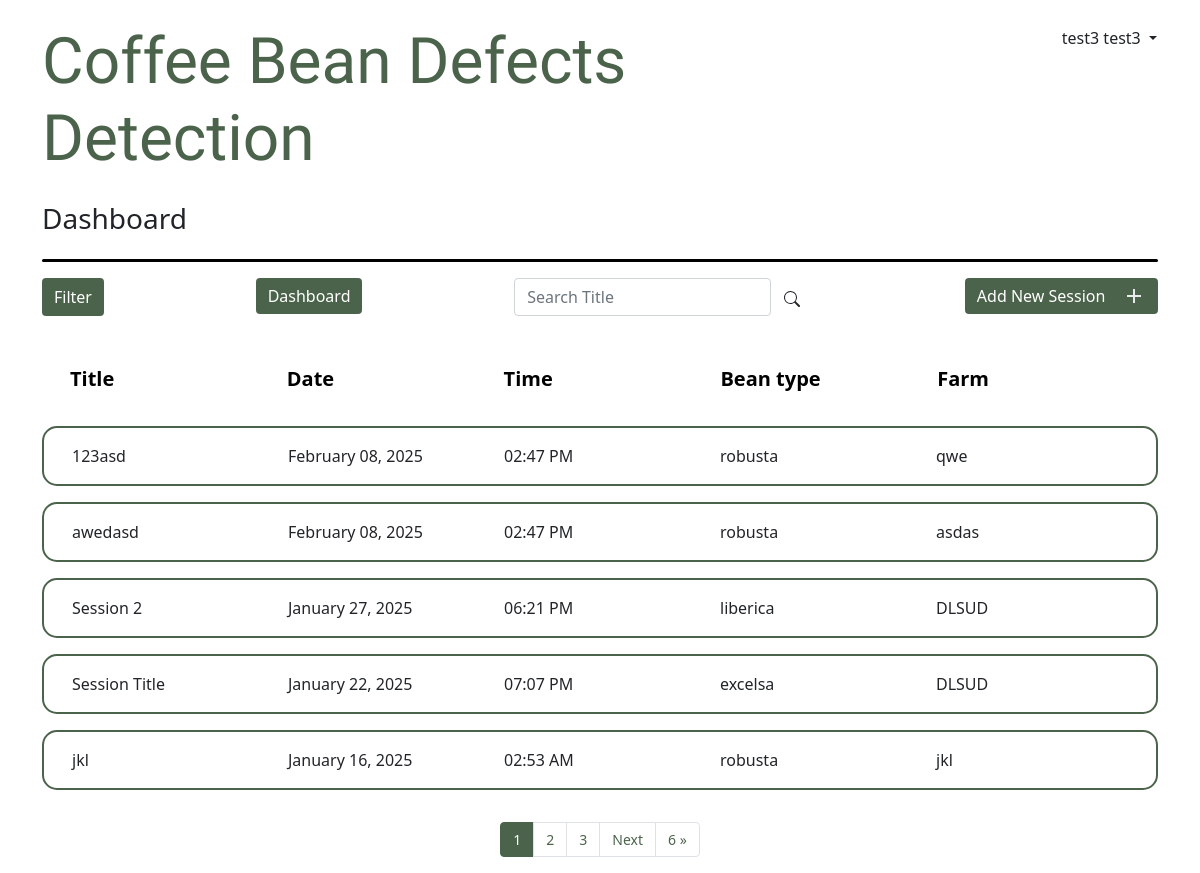
Before: /dashboard/ (signed in) with the older database file.
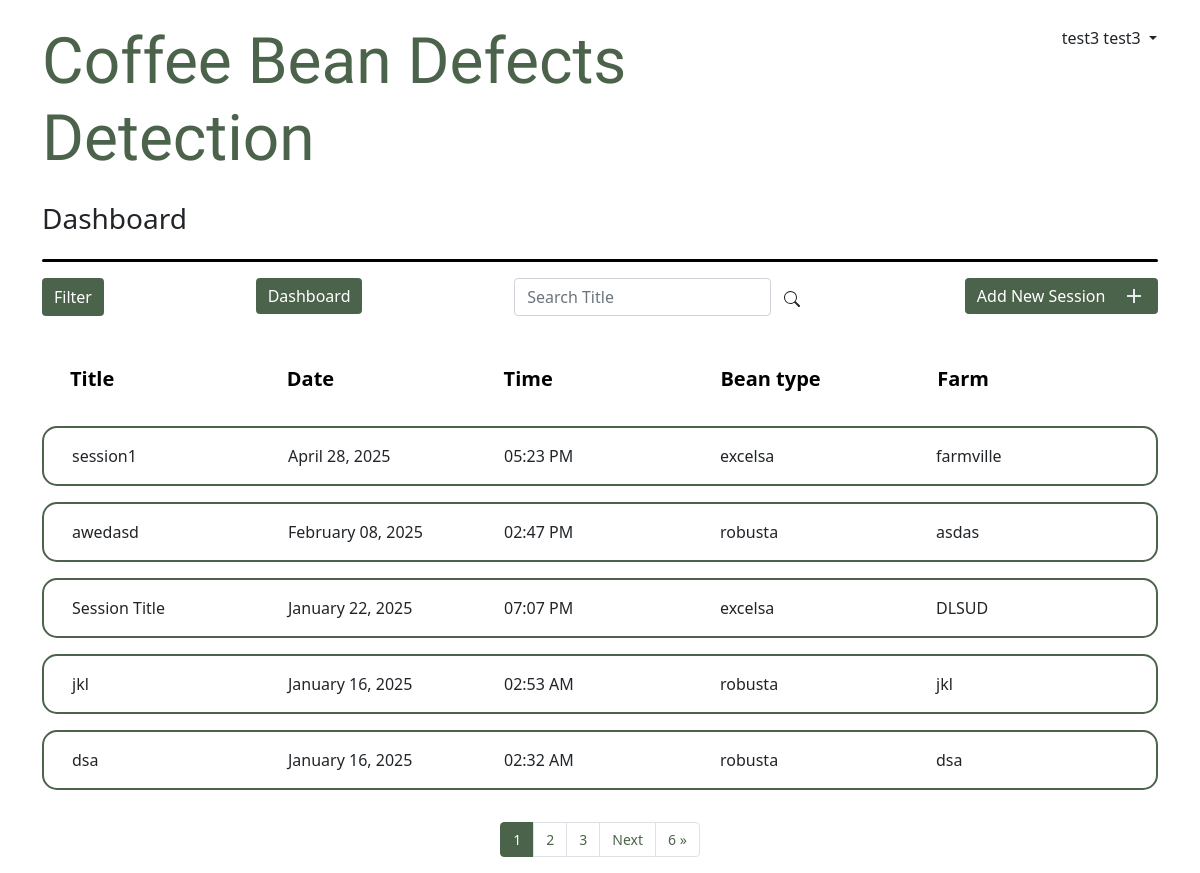
After: the same page with the newer database file.
### apps/dashboard/models.py (models this page shows, shortened)
class BatchSession(models.Model):
    batch_id = models.AutoField(primary_key=True)
    title = models.CharField(max_length=255, null=False)
    date_created = models.DateTimeField(default=now)
    bean_type = models.CharField(max_length=50)
    farm = models.CharField(max_length=255)
    user = models.ForeignKey(User, on_delete=models.CASCADE)

### apps/dashboard/views.py (the view, shortened to what this page needs)
# urls.py: path('dashboard/', views.DashboardListView.as_view(), name="dashboard"),
class DashboardListView(LoginRequiredMixin, ListView):
    model = BatchSession
    template_name = "dashboard/dashboard.html"
    redirect_field_name = "redirect_to"
    paginate_by = 5
    def get_queryset(self):
        query = Q(user=self.request.user)
        month = self.request.GET.get("month", "")
        bean_types = self.request.GET.get("type")  # Multiple values
        bean_types = str(bean_types).split("-")
        year = self.request.GET.get("year","")
        farm = self.request.GET.get("farm")
        title = self.request.GET.get("title")
        if title:
            query &= Q(title__contains=title)
        if month.isdigit():
            query &= Q(date_created__month=int(month))
        if year.isdigit():
            query &= Q(date_created__year=int(year))
        if bean_types != ['None']:
            query &= Q(bean_type__in=bean_types)
        if farm:
            query &= Q(farm__contains=farm)
        queryset = BatchSession.objects.filter(query).order_by("-date_created")
        return queryset
    def get_context_data(self, object_list=None, **kwargs):
        context = super().get_context_data(**kwargs)
        context['current_time'] = datetime.now().strftime("%H:%M:%S")
        queryset = object_list if object_list is not None else self.object_list
        page_size = self.get_paginate_by(queryset)
        print("PAGESIZE:", page_size)
        if page_size:
            paginator, page, queryset, is_paginated = self.paginate_queryset(
                queryset, page_size
            )
            context = {
                "paginator": paginator,
                "page_obj": page,
                "is_paginated": is_paginated,
                "object_list": queryset,
            }
        page_obj = context['page_obj']
        paginator = page_obj.paginator
        start_index = max(1, page_obj.number - 2)
        end_index = min(paginator.num_pages + 1, page_obj.number + 3)
        context['page_range'] = range(start_index, end_index)
        return context
    def render_to_response(self, context, **response_kwargs):
        if self.request.headers.get('X-Requested-With') == 'XMLHttpRequest':
            new_batch = self.get_context_data()
            html = render_to_string('dashboard/partials/filter_batch.html', {'filtered_batch': new_batch}, request=self.request)
            return JsonResponse({"html": html}, safe=False)
        return super().render_to_response(context, **response_kwargs)

### apps/dashboard/templates/dashboard/dashboard.html (shortened to what the changed rows need)
{% extends "layout.html" %}
{% block content %}
<br />
<div class="container-fluid m-0 p-0" id="container-main">
    <div id="session-list-container">
      {% for object in object_list %}
      <div class="session-list container-fluid">
        <div
          class="row p-3 mb-3 session-batches-container"
          data-bs-toggle="collapse"
          href="#collapseExample{{ object.batch_id }}"
          role="button"
          aria-expanded="false"
          aria-controls="collapseExample1">
          <div class="col">{{ object.title }}</div>
          <div class="col">{{ object.date_created|date:"F d, Y" }}</div>
          <div class="col">{{ object.date_created|date:"h:i A" }}</div>
          <div class="col">{{ object.bean_type }}</div>
          <div class="col">{{ object.farm }}</div>
        </div>
      </div>
      {% endfor %}
    </div>
    {% if page_obj.paginator.num_pages > 1%}
      {% if page_obj.has_next or page_obj.has_previous %}
      <nav aria-label="Page navigation " class="d-flex justify-content-center align-items-center">
        <ul class="pagination pagination-custom mt-3 mb-0">
          {% for page_num in page_range %}
            {% if page_num == page_obj.number %}
              <li class="page-item current-page">
                <a class="page-link">{{ page_num }}</a>
              </li>
            {% else %}
              {% if search_query %}
              <li class="page-item">
                <a class="page-link pages" href="?page={{ page_num }}&search={{search_query}}">{{ page_num }}</a>
              </li>
              {% else %}
              <li class="page-item">
                <a class="page-link pages" href="?page={{ page_num }}">{{ page_num }}</a>
              </li>
              {% endif %}
            {% endif %}
          {% endfor %}
        </ul>
      </nav>
      {% endif %}
    {% endif %}
</div>
{% endblock content %}

Changed rows visible on the page:
removed BatchSession: title "123asd", date_created "February 08, 2025", date_created "02:47 PM", bean_type "robusta", farm "qwe"
removed BatchSession: title "Session 2", date_created "January 27, 2025", date_created "06:21 PM", bean_type "liberica", farm "DLSUD"
added BatchSession: title "session1", date_created "April 28, 2025", date_created "05:23 PM", bean_type "excelsa", farm "farmville"
now on this page (row unchanged): BatchSession: title "dsa", date_created "January 16, 2025", date_created "02:32 AM", bean_type "robusta", farm "dsa"
